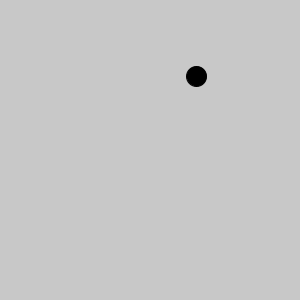
Frame 1 (no input)
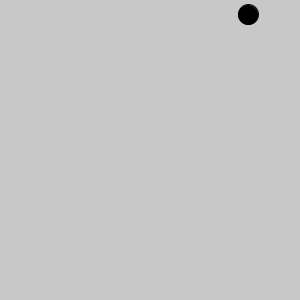
Frame 60 (the mouse pressed at the canvas centre just before this capture)
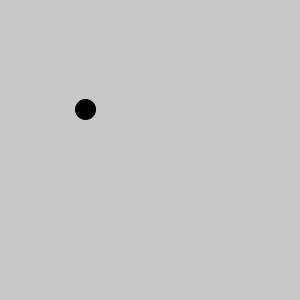
Frame 120 (the mouse held since frame 60 and released just before this capture)

The Processing sketch that drew these frames (run headless with seeded random() and noise(); from frame 60 on, the mouse is pressed at the canvas centre):

// Processing sketch: CircleClass
// ── CircleClass.pde
Circle circle;

void setup() {
  size(300, 300);
  
  circle = new Circle(random(width), random(height), random(-3, 3), random(-3, 3), #234562);
}

void draw() {
  background(200);

  circle.move();
  circle.display();
 }

// ── Circle.pde
class Circle {
  float x;
  float y;
  float xSpeed;
  float ySpeed;
  int radius;
  color circleColor;
  
//  circle = new Circle(random(width), random(height), random(-3, 3), random(-3, 3), 50);
  Circle(float x, float y, float xSpeed, float ySpeed, int radiusCircle, color circleColor) {
    this.x = x;
    this.y = y;
    this.xSpeed = xSpeed;
    this.ySpeed = ySpeed;
    radius = radiusCircle;
  }
  
    Circle(float x, float y, float xSpeed, float ySpeed,  color circleColor) {
    this.x = x;
    this.y = y;
    this.xSpeed = xSpeed;
    this.ySpeed = ySpeed;
    this.radius = 20;
  }
  void move() {
    x += xSpeed;
    if (x < 0 || x > width) {
      xSpeed *= -1;
    }

    y += ySpeed;
    if (y < 0 || y > height) {
      ySpeed *= -1;
    }
  }
  
  void display(){
   fill(circleColor);
   ellipse(x, y, radius, radius); 
  }
}
